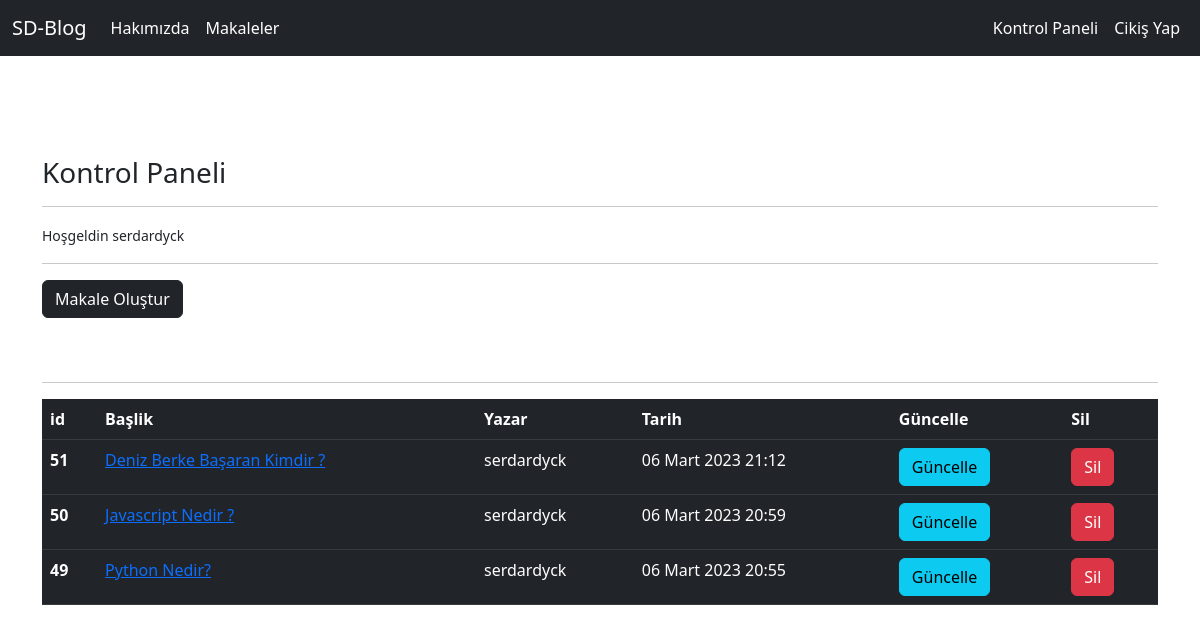
Screenshot of /articles/dashboard/ (signed in) with the database file from the repository.
### article/models.py (models this page shows, shortened)
class Article(models.Model):
    author = models.ForeignKey("auth.User", on_delete= models.CASCADE,verbose_name= "Yazar")
    title = models.CharField(max_length=50 ,verbose_name= "başlik")
    content = RichTextField()
    created_date = models.DateTimeField(auto_now_add=True ,verbose_name="Oluşturulma Tarihi")
    articleİmage = models.ImageField(blank= True, null=True,verbose_name="Makaleye Fotograf ekleyin")
    class Meta:
        ordering = ["-created_date"]

### article/views.py (the view)
# urls.py: path('dashboard/',views.dashboard, name = "dashboard"),
@login_required(login_url="user:login")
def dashboard(request):
    articles = Article.objects.filter(author = request.user)
    context = {
        "articles": articles
    }
    return render(request,"dashboard.html",context)

### templates/dashboard.html
{% extends 'layout.html' %}
{% block body %}
    <h3>Kontrol Paneli</h3>
    <hr>
    <p><small>Hoşgeldin {{request.user.username}}</small></p>
    <hr>
    <a href="/articles/addarticle" class="btn btn-dark">Makale Oluştur</a><br><br><br>
    <hr>
    {% if articles %}
    <table class="table table-hover table-dark">
        <thead>
          <tr>
            <th scope="col">id</th>
            <th scope="col">Başlik</th>
            <th scope="col">Yazar</th>
            <th scope="col">Tarih</th>
            <th scope="col">Güncelle</th>
            <th scope="col">Sil</th>
          </tr>
        </thead>
        <tbody>
            {% for article in articles %}
                <tr>
                    <th scope="row">{{article.id}}</th>
                    <td><a href="{% url 'article:detail' article.id %}">{{article.title}}</a></td>
                    <td>{{article.author.username}}</td>
                    <td>{{article.created_date}}</td>
                    <td><a href="{% url 'article:update' article.id %}" class="btn btn-info">Güncelle</a></td>
                    <td><a href="{% url 'article:delete' article.id %}" class="btn btn-danger">Sil</a></td>
                </tr>
            {% endfor %}
        </tbody>
      </table>
    {% else %}
        <div class="alert alert-danger">
                Henüz Bir Makaleniz Bulunmuyor...
        </div>
    {% endif %}
{% endblock %}

### rows the page displays
Article: id "51", title "Deniz Berke Başaran Kimdir ?", author.username "serdardyck", created_date "06 Mart 2023 21:12"
Article: id "50", title "Javascript Nedir ?", author.username "serdardyck", created_date "06 Mart 2023 20:59"
Article: id "49", title "Python Nedir?", author.username "serdardyck", created_date "06 Mart 2023 20:55"

### other values shown
{{ request.user.username }} "serdardyck"
